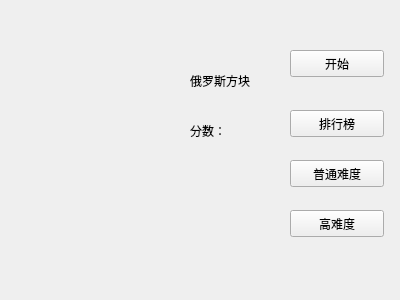
<?xml version="1.0" encoding="UTF-8"?>
<ui version="4.0">
 <class>mainform</class>
 <widget class="QWidget" name="mainform">
  <property name="geometry">
   <rect>
    <x>0</x>
    <y>0</y>
    <width>400</width>
    <height>300</height>
   </rect>
  </property>
  <property name="windowTitle">
   <string>mainform</string>
  </property>
  <widget class="QPushButton" name="btnStart">
   <property name="geometry">
    <rect>
     <x>290</x>
     <y>50</y>
     <width>94</width>
     <height>27</height>
    </rect>
   </property>
   <property name="text">
    <string>开始</string>
   </property>
  </widget>
  <widget class="QPushButton" name="btnList">
   <property name="geometry">
    <rect>
     <x>290</x>
     <y>110</y>
     <width>94</width>
     <height>27</height>
    </rect>
   </property>
   <property name="text">
    <string>排行榜</string>
   </property>
  </widget>
  <widget class="QPushButton" name="btnSlowDown">
   <property name="geometry">
    <rect>
     <x>290</x>
     <y>160</y>
     <width>94</width>
     <height>27</height>
    </rect>
   </property>
   <property name="text">
    <string>普通难度</string>
   </property>
  </widget>
  <widget class="QPushButton" name="btnSpeedUp">
   <property name="geometry">
    <rect>
     <x>290</x>
     <y>210</y>
     <width>94</width>
     <height>27</height>
    </rect>
   </property>
   <property name="text">
    <string>高难度</string>
   </property>
  </widget>
  <widget class="QLabel" name="lb_score">
   <property name="geometry">
    <rect>
     <x>190</x>
     <y>110</y>
     <width>71</width>
     <height>41</height>
    </rect>
   </property>
   <property name="text">
    <string>分数：</string>
   </property>
  </widget>
  <widget class="QLabel" name="label_2">
   <property name="geometry">
    <rect>
     <x>190</x>
     <y>60</y>
     <width>71</width>
     <height>41</height>
    </rect>
   </property>
   <property name="text">
    <string>俄罗斯方块</string>
   </property>
  </widget>
 </widget>
 <layoutdefault spacing="6" margin="11"/>
 <resources/>
 <connections/>
</ui>
